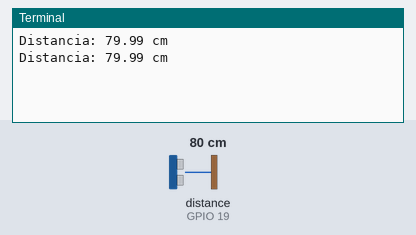
Recording of a program running on a simulated Raspberry Pi (BCM pin numbers). Shown: the last lines printed to the terminal. Inputs (shaded band) come from the test bench; at power-on: distance to the obstacle (sensor on GPIO 19) 80 cm. The echo pulse lasts 58.3 µs per cm; the clock reads 2024-03-15 10:24:30 at power-on unless the program sets it.

Above: at 1.2 s.
1.3 s: distance to the obstacle (sensor on GPIO 19) set to 2 cm
At 1.9 s:
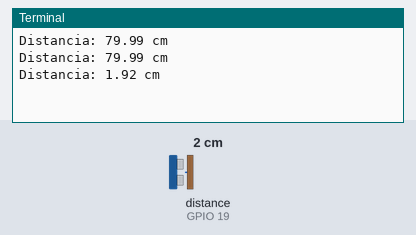
2.8 s: distance to the obstacle (sensor on GPIO 19) set to 4 cm
At 3.4 s:
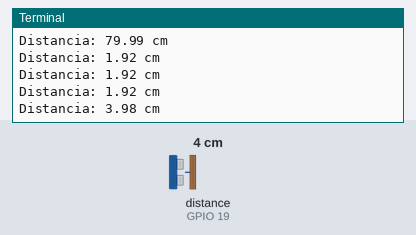
Timing chart, 0 to 5.8 s (numbered marks = the images above; inputs shaded):
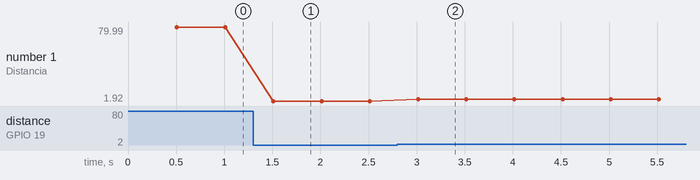

Measured:
- after the input at 1.3 s, the terminal: prints a new line after 0.21 s (image 1)
- after the input at 2.8 s, the terminal: prints a new line after 0.21 s (image 2)
- plotted number 1: 79.99 → 1.92 after the input at 1.3 s, 1.92 → 3.98 after the input at 2.8 s

The program:

su2.py
```python
# Importamos la paquteria necesaria
# coding=utf-8
import RPi.GPIO as GPIO
import time

TRIG = 16 #Variable que contiene el GPIO al cual conectamos la señal TRIG del sensor
ECHO = 19 #Variable que contiene el GPIO al cual conectamos la señal ECHO del sensor

GPIO.setmode(GPIO.BCM)     #Establecemos el modo según el cual nos refiriremos a los GPIO de nuestra RPi
GPIO.setup(TRIG, GPIO.OUT) #Configuramos el pin TRIG como una salida
GPIO.setup(ECHO, GPIO.IN)  #Configuramos el pin ECHO como una salida


#Contenemos el código principal en un aestructura try para limpiar los GPIO al terminar o presentarse un error
try:
    #Implementamos un loop infinito
    while True:

        # Ponemos en bajo el pin TRIG y después esperamos 0.5 seg para que el transductor se estabilice
        GPIO.output(TRIG, GPIO.LOW)
        time.sleep(0.5)

        #Ponemos en alto el pin TRIG esperamos 10 uS antes de ponerlo en bajo
        GPIO.output(TRIG, GPIO.HIGH)
        time.sleep(0.00001)
        GPIO.output(TRIG, GPIO.LOW)

        # En este momento el sensor envía 8 pulsos ultrasónicos de 40kHz y coloca su pin ECHO en alto
        # Debemos detectar dicho evento para iniciar la medición del tiempo

        while True:
            pulso_inicio = time.time()
            if GPIO.input(ECHO) == GPIO.HIGH:
                break

        # El pin ECHO se mantendrá en HIGH hasta recibir el eco rebotado por el obstáculo.
        # En ese momento el sensor pondrá el pin ECHO en bajo.
	# Prodedemos a detectar dicho evento para terminar la medición del tiempo

        while True:
            pulso_fin = time.time()
            if GPIO.input(ECHO) == GPIO.LOW:
                break

        # Tiempo medido en segundos
        duracion = pulso_fin - pulso_inicio

        #Obtenemos la distancia considerando que la señal recorre dos veces la distancia a medir y que la velocidad del sonido es 343m/s
        distancia = (34300 * duracion) / 2

        # Imprimimos resultado
        print( "Distancia: %.2f cm" % distancia)

finally:
    # Reiniciamos todos los canales de GPIO.
    GPIO.cleanup()
```
